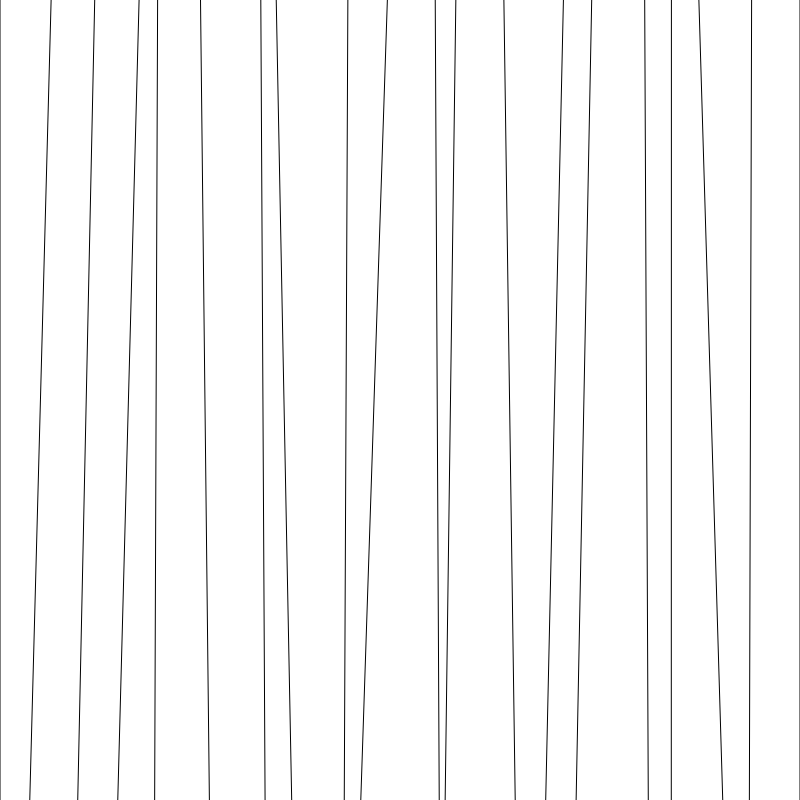
Frame 1 (no input)
Frame 60 (no input): identical to frame 1, image omitted
Frame 120 (the mouse pressed at the canvas centre since frame 60): identical to frame 1, image omitted

The p5.js sketch that drew this single still picture (run headless with seeded random() and noise() and a simulated clock; from frame 60 on, the mouse is pressed at the canvas centre):

// p5.js sketch
// ── sketch.js
let row = [];
let numCols = 20;

function setup() {
  createCanvas(800, 800);
  
  let rectSize = width / (numCols - 1);

   
  for(let i = 0; i < numCols; i++){
    if(i == 0){ //first
      row.push([0, 0]);
      console.log(row);
    } else if(i == numCols - 1) { //last
      row.push([width, width]);
    } else { //middle cols
      let offset1 = random(-rectSize/2, rectSize/2);
      let offset2 = random(-rectSize/2, rectSize/2);
      row.push([i * rectSize + offset1, i * rectSize + offset2]);  
    }
  }
}

function draw() {
  background(255);
  
  for(let l of row){
    line(l[0], 0, l[1], height);
  }

}

function randomColor(){
  let r = random(0, 255);
  let g = random(0, 255);
  let b = random(0, 255);

  return color(r, g, b);
}

      
